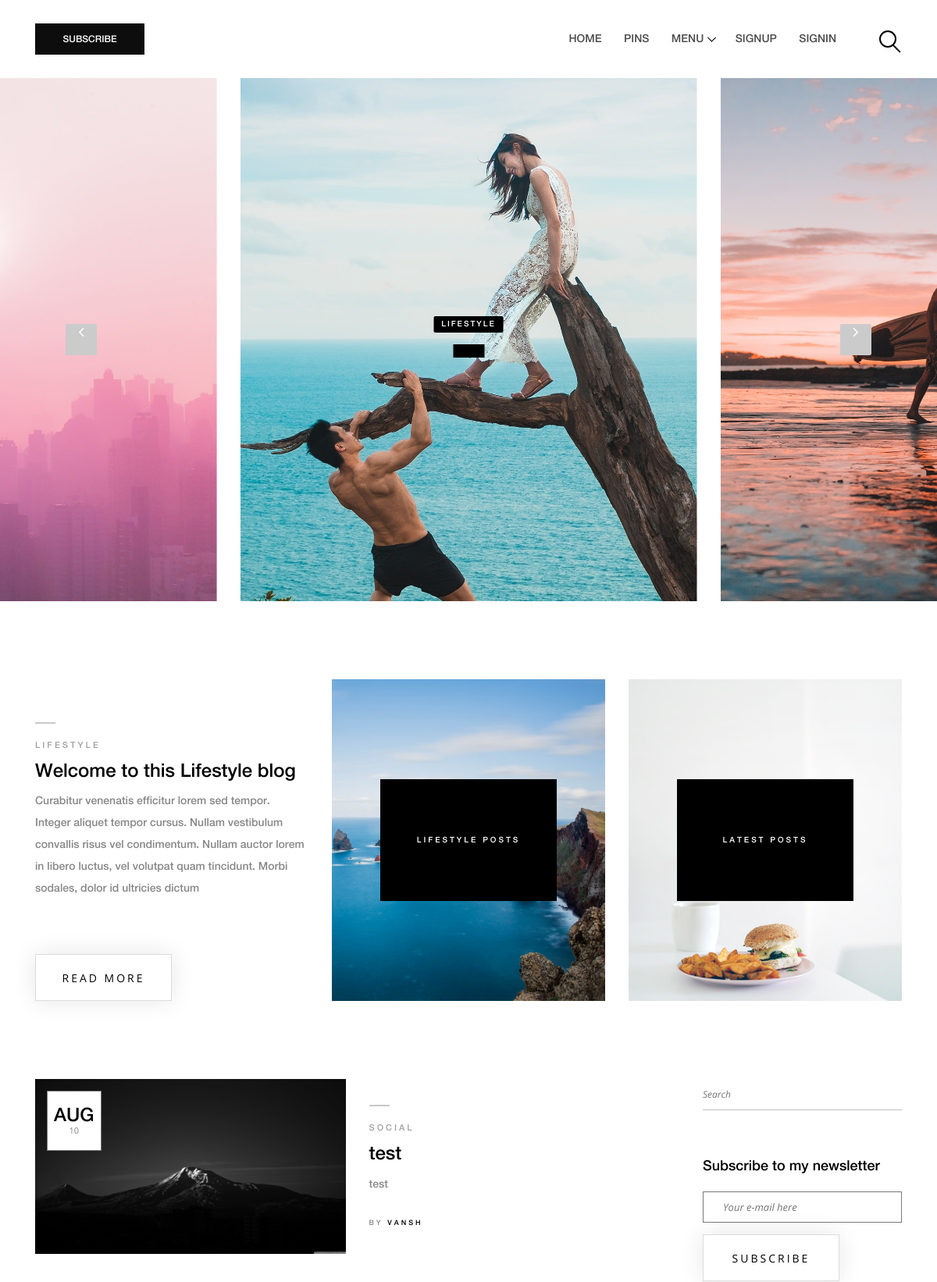
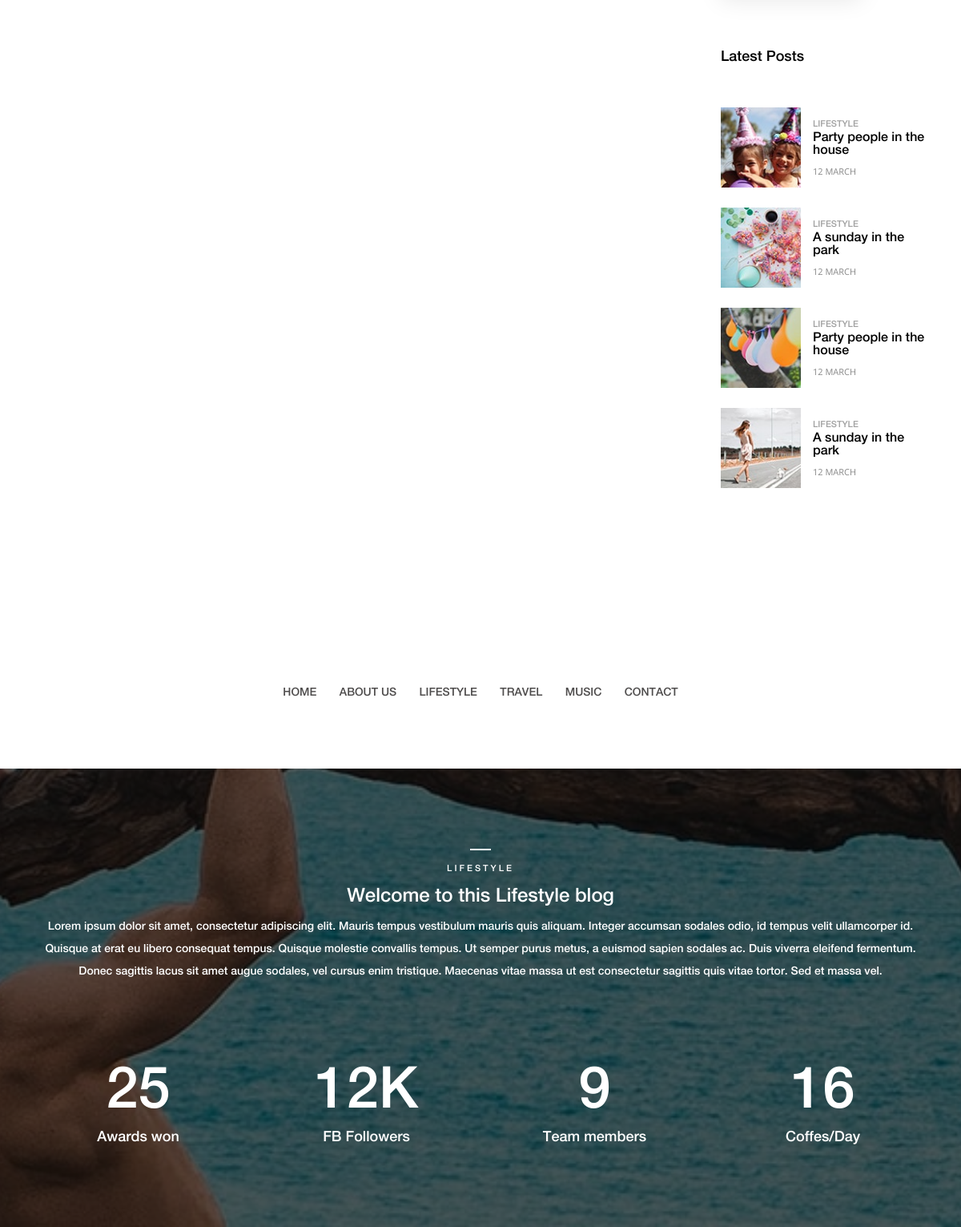
The page / on the database its author committed (2 pictures, top to bottom).
### pinclone/models.py (models this page shows, shortened)
class blog(models.Model):
    user = models.ForeignKey(User, on_delete=models.CASCADE, related_name='blog', null=True, blank=True)
    text= models.TextField()
    title= models.CharField(max_length=122, null=True, default='')
    image = models.FileField(upload_to='images/')
    created = models.DateField(auto_now_add=True)
    category = models.ForeignKey(Blog_Categorie, on_delete=models.CASCADE, default='')

class Blog_Categorie(models.Model):
    categoryTitle = models.CharField(max_length=100)
    def __str__(self):
        return self.categoryTitle

### pinclone/views.py (the view)
# urls.py: path('',views.index, name='home'),
def index(request):
    Blogs = blog.objects.order_by('-created')
    featuredblog = featuredBlog.objects.all()
    context = {
        'blogs':Blogs,
        'featuredBlogs':featuredblog,
    }
    return render(request, 'index.html', context=context)

### templates/index.html (shortened to what this page needs)
{% extends 'base.html' %}
{% load static %}
{% block content %}
<body>
    <div class="hero-area">
        <div class="hero-slides owl-carousel">
            <div class="single-hero-slide bg-img" style="background-image: url('static/img/bg-img/b2.jpg');">
                <div class="container h-100">
                    <div class="row h-100 align-items-center">
                        <div class="col-12">
                            <div class="slide-content text-center">
                                <div class="post-tag">
                                    <a href="#" data-animation="fadeInUp">lifestyle</a>
                                </div>
                                <h2 data-animation="fadeInUp" data-delay="250ms"><a href="#"></a></h2>
                            </div>
                        </div>
                    </div>
                </div>
            </div>
            <div class="single-hero-slide bg-img" style="background-image: url('static/img/bg-img/b1.jpg');">
                <div class="container h-100">
                    <div class="row h-100 align-items-center">
                        <div class="col-12">
                        </div>
                    </div>
                </div>
            </div>
            <div class="single-hero-slide bg-img" style="background-image: url('static/img/bg-img/b3.jpg');"">
                <div class="container h-100">
                    <div class="row h-100 align-items-center">
                        <div class="col-12">
                        </div>
                    </div>
                </div>
            </div>
        </div>
    </div>
    <div class="blog-wrapper section-padding-100 clearfix">
        <div class="container">
            <div class="row align-items-end">
                <div class="col-12 col-lg-4">
                    <div class="single-blog-area clearfix mb-100">
                        <div class="single-blog-content">
                            <div class="line"></div>
                            <a href="#" class="post-tag">Lifestyle</a>
                            <h4><a href="#" class="post-headline">Welcome to this Lifestyle blog</a></h4>
                            <p>Curabitur venenatis efficitur lorem sed tempor. Integer aliquet tempor cursus. Nullam vestibulum convallis risus vel condimentum. Nullam auctor lorem in libero luctus, vel volutpat quam tincidunt. Morbi sodales, dolor id ultricies dictum</p>
                            <a href="{% url 'aboutus' %}" class="btn original-btn">Read More</a>
                        </div>
                    </div>
                </div>
                <div class="col-12 col-md-6 col-lg-4">
                    <div class="single-catagory-area clearfix mb-100">
                        <div class="catagory-title">
                            <a href="#">Lifestyle posts</a>
                        </div>
                    </div>
                </div>
                <div class="col-12 col-md-6 col-lg-4">
                    <div class="single-catagory-area clearfix mb-100">
                        <div class="catagory-title">
                            <a href="#">latest posts</a>
                        </div>
                    </div>
                </div>
            </div>
        </div>
        <div class="container">
            <div class="row">
                <div class="col-12 col-lg-9">
                    {% for i in blogs %}
                    <div class="single-blog-area blog-style-2 mb-50 wow fadeInUp" data-wow-delay="0.2s" data-wow-duration="1000ms">
                        <div class="row align-items-center">
                            <div class="col-12 col-md-6">
                                <div class="single-blog-thumbnail">
                                    <img src="{{ i.image.url }}" alt="">
                                    <div class="post-date">
                                        <a href="#">{{ i.created|date:"M" }} <span>{{ i.created|date:"d" }}</span></a>
                                    </div>
                                </div>
                            </div>
                            <div class="col-12 col-md-6">
                                <div class="single-blog-content">
                                    <div class="line"></div>
                                    <a href="#" class="post-tag">{{ i.category }}</a>
                                    <h4><a href="{% url 'singlepost' i.id %}" class="post-headline">{{ i.title }}</a></h4>
                                    <p>{{ i.text | truncatechars:200 }}</p>
                                    <div class="post-meta">
                                        <p>By <a href="{% url 'profile' i.user.profile.id %}">{{ i.user }}</a></p>
                                    </div>
                                </div>
                            </div>
                        </div>
                    </div>
                    {% endfor %}
                </div>
                <div class="col-12 col-md-4 col-lg-3">
                    <div class="post-sidebar-area">
                        <div class="sidebar-widget-area">
                            <form action="{% url 'searchblog' %}" class="search-form">
                                <input type="search" name="search" id="searchForm" placeholder="Search">
                            </form>
                        </div>
                        <div class="sidebar-widget-area">
                            <h5 class="title subscribe-title">Subscribe to my newsletter</h5>
                            <div class="widget-content">
                                <form action="#" class="newsletterForm">
                                    <input type="email" name="email" id="subscribesForm" placeholder="Your e-mail here">
                                    <button type="submit" class="btn original-btn">Subscribe</button>
                                </form>
                            </div>
                        </div>
                        <div class="sidebar-widget-area">
                            <h5 class="title">Latest Posts</h5>
                            <div class="widget-content">
                                <div class="single-blog-post d-flex align-items-center widget-post">
                                    <div class="post-thumbnail">
                                        <img src="{% static 'img/blog-img/lp1.jpg' %}" alt="">
                                    </div>
                                    <div class="post-content">
                                        <a href="#" class="post-tag">Lifestyle</a>
                                        <h4><a href="#" class="post-headline">Party people in the house</a></h4>
                                        <div class="post-meta">
                                            <p><a href="#">12 March</a></p>
                                        </div>
                                    </div>
                                </div>
                                <div class="single-blog-post d-flex align-items-center widget-post">
                                    <div class="post-thumbnail">
                                        <img src="{% static 'img/blog-img/lp2.jpg' %}" alt="">
                                    </div>
                                    <div class="post-content">
                                        <a href="#" class="post-tag">Lifestyle</a>
                                        <h4><a href="#" class="post-headline">A sunday in the park</a></h4>
                                        <div class="post-meta">
                                            <p><a href="#">12 March</a></p>
                                        </div>
                                    </div>
                                </div>
                                <div class="single-blog-post d-flex align-items-center widget-post">
                                    <div class="post-thumbnail">
                                        <img src="{% static 'img/blog-img/lp3.jpg' %}" alt="">
                                    </div>
                                    <div class="post-content">
                                        <a href="#" class="post-tag">Lifestyle</a>
                                        <h4><a href="#" class="post-headline">Party people in the house</a></h4>
                                        <div class="post-meta">
                                            <p><a href="#">12 March</a></p>
                                        </div>
                                    </div>
                                </div>
                                <div class="single-blog-post d-flex align-items-center widget-post">
                                    <div class="post-thumbnail">
                                        <img src="{% static 'img/blog-img/lp4.jpg' %}" alt="">
                                    </div>
                                    <div class="post-content">
                                        <a href="#" class="post-tag">Lifestyle</a>
                                        <h4><a href="#" class="post-headline">A sunday in the park</a></h4>
                                        <div class="post-meta">
                                            <p><a href="#">12 March</a></p>
                                        </div>
                                    </div>
                                </div>
                            </div>
                        </div>
                    </div>
                </div>
            </div>
        </div>
    </div>
</body>
{% endblock %}

### static/css/classy-nav.css (style rules this page uses)
* { margin: 0; padding: 0; }
body { font-family: "Roboto", sans-serif; background-color: #f2f4f8; overflow-x: hidden; }
img { height: auto; max-width: 100%; }
.bg-img { background-position: center center; background-size: cover; background-repeat: no-repeat; }

### rows shown on the page
blog: image (picture), created "AUG", created "10", category "SOCIAL", title "test", text "test", user "VANSH"
